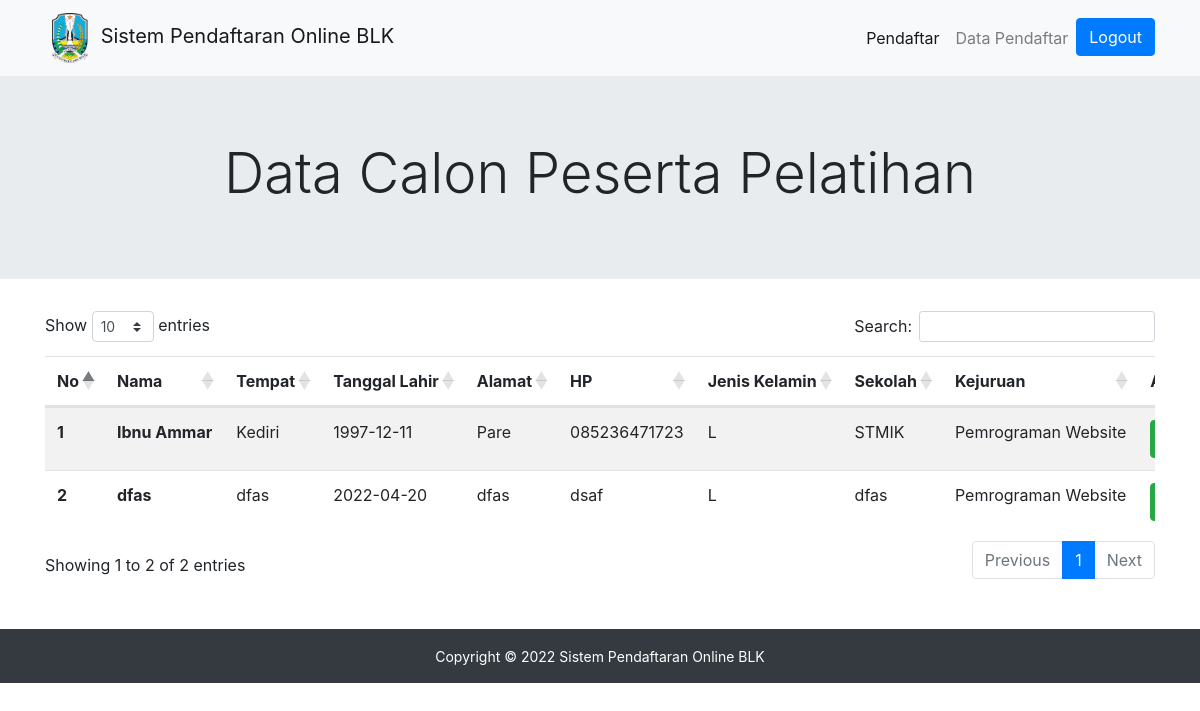
The page /view.php on the database its author committed.
### tables this page shows
CREATE TABLE `siswa` (
  `id` int(11) NOT NULL,
  `tgl_pendaftaran` date NOT NULL,
  `nm_lengkap` varchar(255) NOT NULL,
  `tempat` varchar(255) NOT NULL,
  `tgl_lahir` date NOT NULL,
  `alamat` varchar(255) NOT NULL,
  `hp` varchar(16) NOT NULL,
  `jk` varchar(1) NOT NULL,
  `sekolah` varchar(255) NOT NULL,
  `id_kejuruan` int(11) NOT NULL
);

CREATE TABLE `kejuruan` (
  `id` int(11) NOT NULL,
  `nm_kejuruan` varchar(255) NOT NULL
);

### view.php (the view, shortened to what this page needs)
<?php
include 'koneksi.php';
$sql = 'SELECT siswa.*, kejuruan.nm_kejuruan AS kejuruan
FROM siswa
JOIN kejuruan ON kejuruan.id = siswa.id_kejuruan';
$siswa = mysqli_query($conn, $sql);
?>
<!doctype html>
<html lang="en">
<head>
    <link rel="stylesheet" href="https://cdn.jsdelivr.net/npm/bootstrap@4.6.1/dist/css/bootstrap.min.css">
    <link rel="stylesheet" href="https://cdn.datatables.net/1.11.5/css/dataTables.bootstrap4.min.css">
</head>
<body>
    <nav class="navbar navbar-expand-lg navbar-light bg-light">
        <div class="container">
            <a class="navbar-brand" href="#home"><img src="img/logo.png" alt=""> Sistem Pendaftaran Online BLK</a>
            <div class="collapse navbar-collapse" id="navbarNav">
                <ul class="navbar-nav ml-auto">
                    <li class="nav-item active">
                        <a class="nav-link" href="index.php">Pendaftar<span class="sr-only">(current)</span></a>
                    </li>
                    <li class="nav-item">
                        <a class="nav-link" href="view.php">Data Pendaftar</a>
                    </li>
                    <li class="">
                        <a href="" class="btn btn-primary">Logout</a>
                    </li>
                </ul>
            </div>
        </div>
    </nav>
    <section id="home">
        <div class="jumbotron jumbotron-fluid">
            <div class="container text-center">
                <h1 class="display-4">Data Calon Peserta Pelatihan</h1>
            </div>
        </div>
    </section>
    <section class="mb-5">
        <div class="container">
            <div class="table-responsive">
                <table class="table table-striped" id="tbSiswa">
                    <thead>
                        <tr>
                            <th>No</th>
                            <th>Nama</th>
                            <th>Tempat</th>
                            <th>Tanggal Lahir</th>
                            <th>Alamat</th>
                            <th>HP</th>
                            <th>Jenis Kelamin</th>
                            <th>Sekolah</th>
                            <th>Kejuruan</th>
                            <th>Aksi</th>
                        </tr>
                    </thead>
                    <tbody>
                        <?php
                        $no = 1;
                        while ($row = mysqli_fetch_assoc($siswa)) {
                        ?>
                            <tr>
                                <th><?= $no++; ?></th>
                                <th><?= $row['nm_lengkap']; ?></th>
                                <td><?= $row['tempat']; ?></td>
                                <td><?= $row['tgl_lahir']; ?></td>
                                <td><?= $row['alamat']; ?></td>
                                <td><?= $row['hp']; ?></td>
                                <td><?= $row['jk']; ?></td>
                                <td><?= $row['sekolah']; ?></td>
                                <td><?= $row['kejuruan']; ?></td>
                                <td>
                                    <a href="" class="btn btn-success">Ubah</i></a>
                                </td>
                            </tr>
                        <?php
                        }
                        ?>
                    </tbody>
                </table>
            </div>
        </div>
    </section>
    <footer class="footer bg-dark text-center text-white">
        <small>
            Copyright &copy; 2022 Sistem Pendaftaran Online BLK
        </small>
    </footer>
</body>
</html>

### view.php (style rules this page uses)
img { height: 50px; width: 50px; }
.footer { padding-top: 15px; padding-bottom: 15px; }
th, td { white-space: nowrap; }

### rows shown on the page
siswa: nm_lengkap "Ibnu Ammar", tempat "Kediri", tgl_lahir "1997-12-11", alamat "Pare", hp "085236471723", jk "L", sekolah "STMIK", id_kejuruan.nm_kejuruan "Pemrograman Website"
siswa: nm_lengkap "dfas", tempat "dfas", tgl_lahir "2022-04-20", alamat "dfas", hp "dsaf", jk "L", sekolah "dfas", id_kejuruan.nm_kejuruan "Pemrograman Website"
